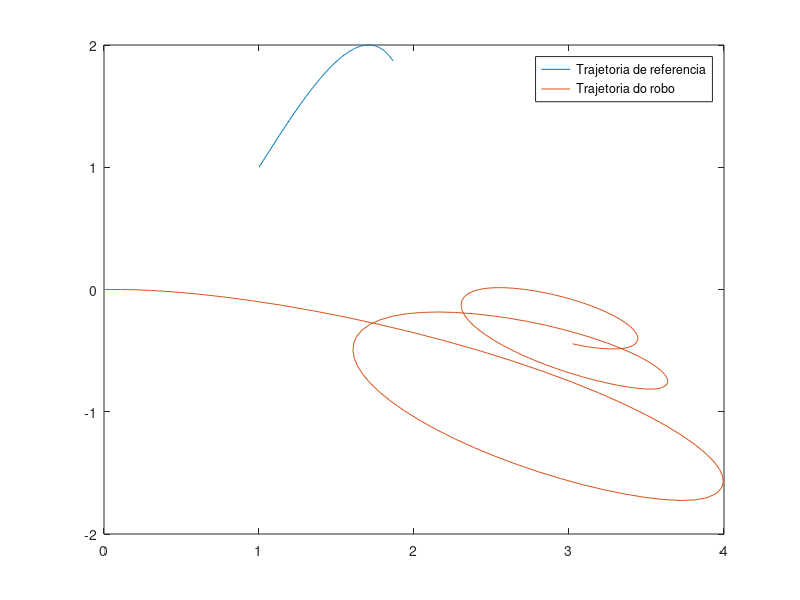

The MATLAB source for this figure:
clear

% Tempo de amostragem
Ts = 0.033;

% Tempo de simulacao
t = 0:Ts:5;

% Trajetoria
ganho = 1;
freq = 2*pi/30;
traj = [1 + ganho*sin(freq*t); 1 + ganho*sin(2*freq*t)];
dtraj = [freq*ganho*cos(freq*t);2*freq*ganho*cos(2*freq*t)];
ddtraj = [-freq^2*ganho*sin(freq*t); -4*freq^2*ganho*sin(2*freq*t)];

% Definicao do sistema
G = [0 1 0 0;
     0 0 0 0;
     0 0 0 1;
     0 0 0 0];

H = [0 0;
     1 0;
     0 0;
     0 1];
 
C = [1;
     1;
     0];
 

% Calculo da matriz de ganho K
poles = [-1, -2, -3, -5];
K = place(G, H, poles);

% Condicao inicial
i_pose = [0, 0, 0];
i_vel = [(traj(1,2) - traj(1,1))/Ts, (traj(2,2) - traj(2,1))/Ts];

% Set das variaveis do primeiro loop
x_pos = i_pose(1);
y_pos = i_pose(2);
theta = i_pose(3);
x_vel = i_vel(1);
y_vel = i_vel(2);

robot_x_pos = [];
robot_y_pos = [];

% Loop de simulacao
for k = 1:length(t)
    robot_x_pos = [robot_x_pos; x_pos];
    robot_y_pos = [robot_y_pos; y_pos];
    
    % Calculo das referencias por loop
    x_pos_ref = traj(1,k);
    y_pos_ref = traj(2,k);
    
    x_vel_ref = dtraj(1,k);
    y_vel_ref = dtraj(2,k);
    
    %x_vel_ref  = (x_pos_ref - x_pos)/Ts;
    %y_vel_ref  = (y_pos_ref - y_pos)/Ts;
    
    % Calculo dos estados (erros)
    z_e = [x_pos_ref - x_pos;
           y_pos_ref - y_pos;
           x_vel_ref - x_vel;
           y_vel_ref - y_vel];
       
    % Calculo das aceleraçoes de referencia
    x_a_ref = (x_vel_ref - x_vel)/Ts;
    y_a_ref = (y_vel_ref - y_vel)/Ts;
    
    % Lei de controle
    mid_u = K*z_e;
    % mid_u = K*z_e + [x_a_ref; y_a_ref];
    % mid_u = K*z_e%[ddtraj(1,k); ddtraj(2,k)];
    
    % Calculo da matriz F
    v = sqrt((x_vel)^2 + (y_vel)^2);
 
    F = [cos(theta) -v*sin(theta);
         sin(theta) v*cos(theta)];
     
    final_u = F^(-1)*mid_u;
    
    x_vel = v*cos(theta);
    y_vel = v*sin(theta);
    
    % Entrada no robo
    v = final_u(1)*Ts + v; % integra dv
    w = final_u(2);
    robot_input = [v; w];
    robot_cinematic = [cos(theta) 0;
                       sin(theta) 0;
                                0 1];
    dout_robot = robot_cinematic * robot_input;
    
    % "Leitura" dos estados do robô (integrando a saída)
    out_robot = [x_pos + Ts*dout_robot(1);
                 y_pos + Ts*dout_robot(2);
                 theta + Ts*dout_robot(3)];
    
    x_vel = dout_robot(1);
    y_vel = dout_robot(2);
    
    x_pos = out_robot(1);
    y_pos = out_robot(2);
    theta = out_robot(3);
end

plot(traj(1,:), traj(2,:));
hold on
plot(robot_x_pos, robot_y_pos);
hold off
legend("Trajetoria de referencia", "Trajetoria do robo");
